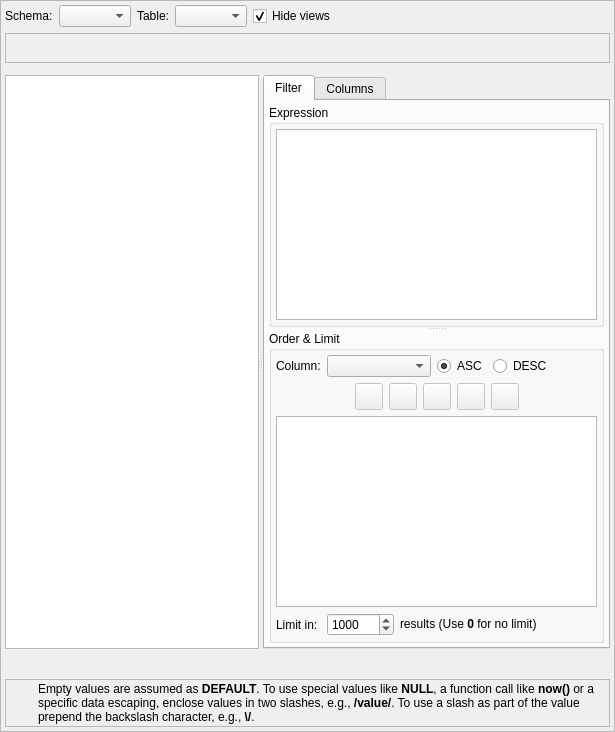
    <widget class="QFrame" name="frame">
     <property name="sizePolicy">
      <sizepolicy hsizetype="Preferred" vsizetype="Expanding">
       <horstretch>0</horstretch>
       <verstretch>0</verstretch>
      </sizepolicy>
     </property>
     <property name="frameShape">
      <enum>QFrame::StyledPanel</enum>
     </property>
     <property name="frameShadow">
      <enum>QFrame::Raised</enum>
     </property>
     <layout class="QGridLayout" name="gridLayout_2">
      <property name="leftMargin">
       <number>4</number>
      </property>
      <property name="topMargin">
       <number>4</number>
      </property>
      <property name="rightMargin">
       <number>4</number>
      </property>
      <property name="bottomMargin">
       <number>4</number>
      </property>
      <item row="2" column="1" colspan="2">
       <layout class="QGridLayout" name="gridLayout">
        <item row="0" column="1" rowspan="2">
         <spacer name="horizontalSpacer">
          <property name="orientation">
           <enum>Qt::Horizontal</enum>
          </property>
          <property name="sizeHint" stdset="0">
           <size>
            <width>40</width>
            <height>20</height>
           </size>
          </property>
         </spacer>
        </item>
        <item row="0" column="0" rowspan="2">
         <layout class="QHBoxLayout" name="horizontalLayout_2">
          <item>
           <widget class="QLabel" name="schema_lbl">
            <property name="sizePolicy">
             <sizepolicy hsizetype="Minimum" vsizetype="Preferred">
              <horstretch>0</horstretch>
              <verstretch>0</verstretch>
             </sizepolicy>
            </property>
            <property name="text">
             <string>Schema:</string>
            </property>
           </widget>
          </item>
          <item>
           <widget class="QComboBox" name="schema_cmb">
            <property name="sizePolicy">
             <sizepolicy hsizetype="Preferred" vsizetype="Fixed">
              <horstretch>0</horstretch>
              <verstretch>0</verstretch>
             </sizepolicy>
            </property>
            <property name="maxVisibleItems">
             <number>20</number>
            </property>
            <property name="insertPolicy">
             <enum>QComboBox::InsertAtBottom</enum>
            </property>
            <property name="sizeAdjustPolicy">
             <enum>QComboBox::AdjustToContents</enum>
            </property>
            <property name="iconSize">
             <size>
              <width>16</width>
              <height>16</height>
             </size>
            </property>
           </widget>
          </item>
          <item>
           <widget class="QLabel" name="table_lbl">
            <property name="sizePolicy">
             <sizepolicy hsizetype="Minimum" vsizetype="Preferred">
              <horstretch>0</horstretch>
              <verstretch>0</verstretch>
             </sizepolicy>
            </property>
            <property name="text">
             <string>Table:</string>
            </property>
           </widget>
          </item>
          <item>
           <widget class="QComboBox" name="table_cmb">
            <property name="sizePolicy">
             <sizepolicy hsizetype="Preferred" vsizetype="Fixed">
              <horstretch>0</horstretch>
              <verstretch>0</verstretch>
             </sizepolicy>
            </property>
            <property name="maxVisibleItems">
             <number>20</number>
            </property>
            <property name="insertPolicy">
             <enum>QComboBox::InsertAtBottom</enum>
            </property>
            <property name="sizeAdjustPolicy">
             <enum>QComboBox::AdjustToContents</enum>
            </property>
            <property name="iconSize">
             <size>
              <width>16</width>
              <height>16</height>
             </size>
            </property>
           </widget>
          </item>
          <item>
           <widget class="QCheckBox" name="hide_views_chk">
            <property name="sizePolicy">
             <sizepolicy hsizetype="Expanding" vsizetype="Fixed">
              <horstretch>0</horstretch>
              <verstretch>0</verstretch>
             </sizepolicy>
            </property>
            <property name="text">
             <string>Hide views</string>
            </property>
            <property name="checked">
             <bool>true</bool>
            </property>
           </widget>
          </item>
         </layout>
        </item>
        <item row="0" column="2" rowspan="2">
         <layout class="QHBoxLayout" name="horizontalLayout_7">
          <property name="spacing">
           <number>0</number>
          </property>
          <item>
           <widget class="QLabel" name="label_5">
            <property name="minimumSize">
             <size>
              <width>20</width>
              <height>20</height>
             </size>
            </property>
            <property name="maximumSize">
             <size>
              <width>22</width>
              <height>22</height>
             </size>
            </property>
            <property name="text">
             <string/>
            </property>
            <property name="pixmap">
             <pixmap resource="../res/resources.qrc">:/icons/icons/database.png</pixmap>
            </property>
            <property name="scaledContents">
             <bool>true</bool>
            </property>
           </widget>
          </item>
          <item>
           <widget class="QLabel" name="db_name_lbl">
            <property name="sizePolicy">
             <sizepolicy hsizetype="Preferred" vsizetype="Preferred">
              <horstretch>0</horstretch>
              <verstretch>0</verstretch>
             </sizepolicy>
            </property>
            <property name="text">
             <string/>
            </property>
            <property name="indent">
             <number>5</number>
            </property>
           </widget>
          </item>
         </layout>
        </item>
       </layout>
      </item>
      <item row="5" column="1" colspan="2">
       <widget class="QSplitter" name="h_splitter">
        <property name="sizePolicy">
         <sizepolicy hsizetype="Expanding" vsizetype="Expanding">
          <horstretch>0</horstretch>
          <verstretch>0</verstretch>
         </sizepolicy>
        </property>
        <property name="orientation">
         <enum>Qt::Horizontal</enum>
        </property>
        <property name="childrenCollapsible">
         <bool>false</bool>
        </property>
        <widget class="QTableWidget" name="results_tbw">
         <property name="enabled">
          <bool>true</bool>
         </property>
         <property name="sizePolicy">
          <sizepolicy hsizetype="Expanding" vsizetype="Preferred">
           <horstretch>0</horstretch>
           <verstretch>0</verstretch>
          </sizepolicy>
         </property>
         <property name="sizeAdjustPolicy">
          <enum>QAbstractScrollArea::AdjustIgnored</enum>
         </property>
         <property name="editTriggers">
          <set>QAbstractItemView::AnyKeyPressed|QAbstractItemView::DoubleClicked</set>
         </property>
         <property name="alternatingRowColors">
          <bool>true</bool>
         </property>
         <property name="selectionMode">
          <enum>QAbstractItemView::ExtendedSelection</enum>
         </property>
         <property name="selectionBehavior">
          <enum>QAbstractItemView::SelectItems</enum>
         </property>
         <property name="verticalScrollMode">
          <enum>QAbstractItemView::ScrollPerItem</enum>
         </property>
         <property name="horizontalScrollMode">
          <enum>QAbstractItemView::ScrollPerPixel</enum>
         </property>
         <property name="sortingEnabled">
          <bool>false</bool>
         </property>
         <property name="rowCount">
          <number>0</number>
         </property>
         <property name="columnCount">
          <number>0</number>
         </property>
         <attribute name="horizontalHeaderCascadingSectionResizes">
          <bool>false</bool>
         </attribute>
         <attribute name="horizontalHeaderMinimumSectionSize">
          <number>30</number>
         </attribute>
         <attribute name="horizontalHeaderHighlightSections">
          <bool>true</bool>
         </attribute>
         <attribute name="horizontalHeaderShowSortIndicator" stdset="0">
          <bool>true</bool>
         </attribute>
         <attribute name="horizontalHeaderStretchLastSection">
          <bool>true</bool>
         </attribute>
         <attribute name="verticalHeaderVisible">
          <bool>false</bool>
         </attribute>
         <attribute name="verticalHeaderCascadingSectionResizes">
          <bool>false</bool>
         </attribute>
         <attribute name="verticalHeaderMinimumSectionSize">
          <number>34</number>
         </attribute>
         <attribute name="verticalHeaderDefaultSectionSize">
          <number>34</number>
         </attribute>
         <attribute name="verticalHeaderShowSortIndicator" stdset="0">
          <bool>false</bool>
         </attribute>
        </widget>
        <widget class="QTabWidget" name="filter_tbw">
         <property name="currentIndex">
          <number>0</number>
         </property>
         <widget class="QWidget" name="tab">
          <attribute name="title">
           <string>Filter</string>
          </attribute>
          <layout class="QGridLayout" name="gridLayout_6">
           <property name="leftMargin">
            <number>4</number>
           </property>
           <property name="topMargin">
            <number>4</number>
           </property>
           <property name="rightMargin">
            <number>4</number>
           </property>
           <property name="bottomMargin">
            <number>4</number>
           </property>
           <item row="0" column="0">
            <widget class="QSplitter" name="v_splitter">
             <property name="orientation">
              <enum>Qt::Vertical</enum>
             </property>
             <property name="childrenCollapsible">
              <bool>false</bool>
             </property>
             <widget class="QGroupBox" name="filter_grp">
              <property name="title">
               <string>Expression</string>
              </property>
              <layout class="QGridLayout" name="gridLayout_11">
               <property name="leftMargin">
                <number>4</number>
               </property>
               <property name="topMargin">
                <number>4</number>
               </property>
               <property name="rightMargin">
                <number>4</number>
               </property>
               <property name="bottomMargin">
                <number>4</number>
               </property>
               <item row="0" column="0">
                <widget class="QPlainTextEdit" name="filter_txt">
                 <property name="sizePolicy">
                  <sizepolicy hsizetype="Expanding" vsizetype="Expanding">
                   <horstretch>0</horstretch>
                   <verstretch>0</verstretch>
                  </sizepolicy>
                 </property>
                 <property name="minimumSize">
                  <size>
                   <width>0</width>
                   <height>0</height>
                  </size>
                 </property>
                </widget>
               </item>
              </layout>
             </widget>
             <widget class="QGroupBox" name="order_by_grp">
              <property name="title">
               <string>Order &amp;&amp; Limit</string>
              </property>
              <layout class="QGridLayout" name="gridLayout_7">
               <property name="leftMargin">
                <number>4</number>
               </property>
               <property name="topMargin">
                <number>4</number>
               </property>
               <property name="rightMargin">
                <number>4</number>
               </property>
               <property name="bottomMargin">
                <number>4</number>
               </property>
               <item row="0" column="0">
                <widget class="QLabel" name="column_lbl">
                 <property name="sizePolicy">
                  <sizepolicy hsizetype="Fixed" vsizetype="Preferred">
                   <horstretch>0</horstretch>
                   <verstretch>0</verstretch>
                  </sizepolicy>
                 </property>
                 <property name="text">
                  <string>Column:</string>
                 </property>
                </widget>
               </item>
               <item row="2" column="0" colspan="4">
                <widget class="QListWidget" name="ord_columns_lst">
                 <property name="sizePolicy">
                  <sizepolicy hsizetype="Expanding" vsizetype="Expanding">
                   <horstretch>0</horstretch>
                   <verstretch>0</verstretch>
                  </sizepolicy>
                 </property>
                </widget>
               </item>
               <item row="3" column="0">
                <widget class="QLabel" name="limit_in_lbl">
                 <property name="text">
                  <string>Limit in:</string>
                 </property>
                </widget>
               </item>
               <item row="3" column="3">
                <widget class="QLabel" name="results_lbl">
                 <property name="sizePolicy">
                  <sizepolicy hsizetype="Expanding" vsizetype="Preferred">
                   <horstretch>0</horstretch>
                   <verstretch>0</verstretch>
                  </sizepolicy>
                 </property>
                 <property name="text">
                  <string>results (Use &lt;strong&gt;0&lt;/strong&gt; for no limit)</string>
                 </property>
                </widget>
               </item>
               <item row="1" column="0" colspan="4">
                <layout class="QHBoxLayout" name="horizontalLayout_6">
                 <item>
                  <spacer name="horizontalSpacer_8">
                   <property name="orientation">
                    <enum>Qt::Horizontal</enum>
                   </property>
                   <property name="sizeHint" stdset="0">
                    <size>
                     <width>40</width>
                     <height>20</height>
                    </size>
                   </property>
                  </spacer>
                 </item>
                 <item>
                  <widget class="QToolButton" name="add_ord_col_tb">
                   <property name="enabled">
                    <bool>false</bool>
                   </property>
                   <property name="sizePolicy">
                    <sizepolicy hsizetype="Fixed" vsizetype="Preferred">
                     <horstretch>0</horstretch>
                     <verstretch>0</verstretch>
                    </sizepolicy>
                   </property>
                   <property name="minimumSize">
                    <size>
                     <width>0</width>
                     <height>0</height>
                    </size>
                   </property>
                   <property name="toolTip">
                    <string>Add Item</string>
                   </property>
                   <property name="text">
                    <string/>
                   </property>
                   <property name="icon">
                    <iconset resource="../res/resources.qrc">
                     <normaloff>:/icons/icons/add.png</normaloff>:/icons/icons/add.png</iconset>
                   </property>
                   <property name="iconSize">
                    <size>
                     <width>20</width>
                     <height>20</height>
                    </size>
                   </property>
                  </widget>
                 </item>
                 <item>
                  <widget class="QToolButton" name="rem_ord_col_tb">
                   <property name="enabled">
                    <bool>false</bool>
                   </property>
                   <property name="sizePolicy">
                    <sizepolicy hsizetype="Fixed" vsizetype="Preferred">
                     <horstretch>0</horstretch>
                     <verstretch>0</verstretch>
                    </sizepolicy>
                   </property>
                   <property name="minimumSize">
                    <size>
                     <width>0</width>
                     <height>0</height>
                    </size>
                   </property>
                   <property name="toolTip">
                    <string>Remove Item</string>
                   </property>
                   <property name="text">
                    <string/>
                   </property>
                   <property name="icon">
                    <iconset resource="../res/resources.qrc">
                     <normaloff>:/icons/icons/remove.png</normaloff>:/icons/icons/remove.png</iconset>
                   </property>
                   <property name="iconSize">
                    <size>
                     <width>20</width>
                     <height>20</height>
                    </size>
                   </property>
                  </widget>
                 </item>
                 <item>
                  <widget class="QToolButton" name="clear_ord_cols_tb">
                   <property name="enabled">
                    <bool>false</bool>
                   </property>
                   <property name="sizePolicy">
                    <sizepolicy hsizetype="Fixed" vsizetype="Fixed">
                     <horstretch>0</horstretch>
                     <verstretch>0</verstretch>
                    </sizepolicy>
                   </property>
                   <property name="minimumSize">
                    <size>
                     <width>0</width>
                     <height>0</height>
                    </size>
                   </property>
                   <property name="toolTip">
                    <string>Clear the order by columns list</string>
                   </property>
                   <property name="text">
                    <string/>
                   </property>
                   <property name="icon">
                    <iconset resource="../res/resources.qrc">
                     <normaloff>:/icons/icons/cleartext.png</normaloff>:/icons/icons/cleartext.png</iconset>
                   </property>
                   <property name="iconSize">
                    <size>
                     <width>20</width>
                     <height>20</height>
                    </size>
                   </property>
                  </widget>
                 </item>
                 <item>
                  <widget class="QToolButton" name="move_up_tb">
                   <property name="enabled">
                    <bool>false</bool>
                   </property>
                   <property name="sizePolicy">
                    <sizepolicy hsizetype="Fixed" vsizetype="Preferred">
                     <horstretch>0</horstretch>
                     <verstretch>0</verstretch>
                    </sizepolicy>
                   </property>
                   <property name="minimumSize">
                    <size>
                     <width>0</width>
                     <height>0</height>
                    </size>
                   </property>
                   <property name="toolTip">
                    <string>Move selected item up</string>
                   </property>
                   <property name="text">
                    <string/>
                   </property>
                   <property name="icon">
                    <iconset resource="../res/resources.qrc">
                     <normaloff>:/icons/icons/moveup.png</normaloff>:/icons/icons/moveup.png</iconset>
                   </property>
                   <property name="iconSize">
                    <size>
                     <width>20</width>
                     <height>20</height>
                    </size>
                   </property>
                  </widget>
                 </item>
                 <item>
                  <widget class="QToolButton" name="move_down_tb">
                   <property name="enabled">
                    <bool>false</bool>
                   </property>
                   <property name="sizePolicy">
                    <sizepolicy hsizetype="Fixed" vsizetype="Preferred">
                     <horstretch>0</horstretch>
                     <verstretch>0</verstretch>
                    </sizepolicy>
                   </property>
                   <property name="minimumSize">
                    <size>
                     <width>0</width>
                     <height>0</height>
                    </size>
                   </property>
                   <property name="toolTip">
                    <string>Move selected item down</string>
                   </property>
                   <property name="text">
                    <string/>
                   </property>
                   <property name="icon">
                    <iconset resource="../res/resources.qrc">
                     <normaloff>:/icons/icons/movedown.png</normaloff>:/icons/icons/movedown.png</iconset>
                   </property>
                   <property name="iconSize">
                    <size>
                     <width>20</width>
                     <height>20</height>
                    </size>
                   </property>
                  </widget>
                 </item>
                 <item>
                  <spacer name="horizontalSpacer_9">
                   <property name="orientation">
                    <enum>Qt::Horizontal</enum>
                   </property>
                   <property name="sizeHint" stdset="0">
                    <size>
                     <width>40</width>
                     <height>20</height>
                    </size>
                   </property>
                  </spacer>
                 </item>
                </layout>
               </item>
               <item row="0" column="1" colspan="3">
                <layout class="QHBoxLayout" name="horizontalLayout_8">
                 <item>
                  <widget class="QComboBox" name="ord_column_cmb">
                   <property name="sizePolicy">
                    <sizepolicy hsizetype="Expanding" vsizetype="Fixed">
                     <horstretch>0</horstretch>
                     <verstretch>0</verstretch>
                    </sizepolicy>
                   </property>
                   <property name="insertPolicy">
                    <enum>QComboBox::InsertAlphabetically</enum>
                   </property>
                  </widget>
                 </item>
                 <item>
                  <widget class="QRadioButton" name="asc_rb">
                   <property name="sizePolicy">
                    <sizepolicy hsizetype="Preferred" vsizetype="Fixed">
                     <horstretch>0</horstretch>
                     <verstretch>0</verstretch>
                    </sizepolicy>
                   </property>
                   <property name="text">
                    <string>ASC</string>
                   </property>
                   <property name="checked">
                    <bool>true</bool>
                   </property>
                  </widget>
                 </item>
                 <item>
                  <widget class="QRadioButton" name="desc_rb">
                   <property name="sizePolicy">
                    <sizepolicy hsizetype="Expanding" vsizetype="Fixed">
                     <horstretch>0</horstretch>
                     <verstretch>0</verstretch>
                    </sizepolicy>
                   </property>
                   <property name="text">
                    <string>DESC</string>
                   </property>
                  </widget>
                 </item>
                </layout>
               </item>
               <item row="3" column="1" colspan="2">
                <widget class="QSpinBox" name="limit_spb">
                 <property name="sizePolicy">
                  <sizepolicy hsizetype="Expanding" vsizetype="Fixed">
                   <horstretch>0</horstretch>
                   <verstretch>0</verstretch>
                  </sizepolicy>
                 </property>
                 <property name="minimum">
                  <number>0</number>
                 </property>
                 <property name="maximum">
                  <number>1000000</number>
                 </property>
                 <property name="singleStep">
                  <number>50</number>
                 </property>
                 <property name="value">
                  <number>1000</number>
                 </property>
                </widget>
               </item>
              </layout>
             </widget>
            </widget>
           </item>
          </layout>
         </widget>
         <widget class="QWidget" name="tab_2">
          <attribute name="title">
           <string>Columns</string>
          </attribute>
          <layout class="QGridLayout" name="gridLayout_8">
           <property name="leftMargin">
            <number>4</number>
           </property>
           <property name="topMargin">
            <number>4</number>
           </property>
           <property name="rightMargin">
            <number>4</number>
           </property>
           <property name="bottomMargin">
            <number>4</number>
           </property>
           <item row="0" column="0">
            <widget class="QListWidget" name="columns_lst"/>
           </item>
           <item row="1" column="0">
            <layout class="QHBoxLayout" name="horizontalLayout_3">
             <item>
              <spacer name="horizontalSpacer_3">
               <property name="orientation">
                <enum>Qt::Horizontal</enum>
               </property>
               <property name="sizeHint" stdset="0">
                <size>
                 <width>58</width>
                 <height>20</height>
                </size>
               </property>
              </spacer>
             </item>
             <item>
              <widget class="QToolButton" name="select_all_tb">
               <property name="sizePolicy">
                <sizepolicy hsizetype="Preferred" vsizetype="Preferred">
                 <horstretch>0</horstretch>
                 <verstretch>0</verstretch>
                </sizepolicy>
               </property>
               <property name="text">
                <string>Select all</string>
               </property>
              </widget>
             </item>
             <item>
              <widget class="QToolButton" name="clear_all_tb">
               <property name="sizePolicy">
                <sizepolicy hsizetype="Preferred" vsizetype="Preferred">
                 <horstretch>0</horstretch>
                 <verstretch>0</verstretch>
                </sizepolicy>
               </property>
               <property name="text">
                <string>Clear all</string>
               </property>
              </widget>
             </item>
             <item>
              <spacer name="horizontalSpacer_2">
               <property name="orientation">
                <enum>Qt::Horizontal</enum>
               </property>
               <property name="sizeHint" stdset="0">
                <size>
                 <width>58</width>
                 <height>20</height>
                </size>
               </property>
              </spacer>
             </item>
            </layout>
           </item>
          </layout>
         </widget>
        </widget>
       </widget>
      </item>
      <item row="7" column="1" colspan="2">
       <widget class="QFrame" name="hint_frm">
        <property name="sizePolicy">
         <sizepolicy hsizetype="Preferred" vsizetype="Fixed">
          <horstretch>0</horstretch>
          <verstretch>0</verstretch>
         </sizepolicy>
        </property>
        <property name="minimumSize">
         <size>
          <width>0</width>
          <height>30</height>
         </size>
        </property>
        <property name="frameShape">
         <enum>QFrame::StyledPanel</enum>
        </property>
        <property name="frameShadow">
         <enum>QFrame::Raised</enum>
        </property>
        <layout class="QGridLayout" name="gridLayout_5">
         <property name="leftMargin">
          <number>2</number>
         </property>
         <property name="topMargin">
          <number>2</number>
         </property>
         <property name="rightMargin">
          <number>2</number>
         </property>
         <property name="bottomMargin">
          <number>2</number>
         </property>
         <item row="0" column="0">
          <widget class="QLabel" name="label_6">
           <property name="minimumSize">
            <size>
             <width>24</width>
             <height>24</height>
            </size>
           </property>
           <property name="maximumSize">
            <size>
             <width>24</width>
             <height>24</height>
            </size>
           </property>
           <property name="text">
            <string/>
           </property>
           <property name="textFormat">
            <enum>Qt::AutoText</enum>
           </property>
           <property name="pixmap">
            <pixmap resource="../res/resources.qrc">:/icons/icons/info.png</pixmap>
           </property>
           <property name="scaledContents">
            <bool>true</bool>
           </property>
          </widget>
         </item>
         <item row="0" column="1">
          <widget class="QLabel" name="hint_lbl">
           <property name="sizePolicy">
            <sizepolicy hsizetype="Preferred" vsizetype="Preferred">
             <horstretch>0</horstretch>
             <verstretch>0</verstretch>
            </sizepolicy>
           </property>
           <property name="font">
            <font>
             <weight>50</weight>
             <bold>false</bold>
             <underline>false</underline>
             <strikeout>false</strikeout>
             <kerning>true</kerning>
            </font>
           </property>
           <property name="text">
            <string>Empty values are assumed as &lt;strong&gt;DEFAULT&lt;/strong&gt;. To use special values like &lt;strong&gt;NULL&lt;/strong&gt;, a function call like &lt;strong&gt;now()&lt;/strong&gt; or a specific data escaping, enclose values in two slashes, e.g., &lt;strong&gt;/value/&lt;/strong&gt;. To use a slash as part of the value prepend the backslash character, e.g., &lt;strong&gt;\/&lt;/strong&gt;.</string>
           </property>
           <property name="textFormat">
            <enum>Qt::AutoText</enum>
           </property>
           <property name="wordWrap">
            <bool>true</bool>
           </property>
          </widget>
         </item>
        </layout>
       </widget>
      </item>
      <item row="6" column="1" colspan="2">
       <widget class="QWidget" name="result_info_wgt" native="true">
        <property name="minimumSize">
         <size>
          <width>0</width>
          <height>0</height>
         </size>
        </property>
        <layout class="QHBoxLayout" name="horizontalLayout_5">
         <property name="leftMargin">
          <number>2</number>
         </property>
         <property name="topMargin">
          <number>2</number>
         </property>
         <property name="rightMargin">
          <number>2</number>
         </property>
         <property name="bottomMargin">
          <number>2</number>
         </property>
         <item>
          <widget class="QLabel" name="result_info_lbl">
           <property name="sizePolicy">
            <sizepolicy hsizetype="Preferred" vsizetype="Preferred">
             <horstretch>0</horstretch>
             <verstretch>0</verstretch>
            </sizepolicy>
           </property>
           <property name="font">
            <font>
             <italic>false</italic>
            </font>
           </property>
           <property name="text">
            <string/>
           </property>
           <property name="indent">
            <number>-1</number>
           </property>
          </widget>
         </item>
        </layout>
       </widget>
      </item>
      <item row="4" column="1" colspan="2">
       <widget class="QWidget" name="csv_load_parent" native="true">
        <property name="minimumSize">
         <size>
          <width>0</width>
          <height>0</height>
         </size>
        </property>
       </widget>
      </item>
      <item row="3" column="1" colspan="2">
       <widget class="QFrame" name="warning_frm">
        <property name="sizePolicy">
         <sizepolicy hsizetype="Preferred" vsizetype="Fixed">
          <horstretch>0</horstretch>
          <verstretch>0</verstretch>
         </sizepolicy>
        </property>
        <property name="minimumSize">
         <size>
          <width>0</width>
          <height>30</height>
         </size>
        </property>
        <property name="frameShape">
         <enum>QFrame::StyledPanel</enum>
        </property>
        <property name="frameShadow">
         <enum>QFrame::Raised</enum>
        </property>
        <layout class="QGridLayout" name="gridLayout_4">
         <property name="leftMargin">
          <number>2</number>
         </property>
         <property name="topMargin">
          <number>2</number>
         </property>
         <property name="rightMargin">
          <number>2</number>
         </property>
         <property name="bottomMargin">
          <number>2</number>
         </property>
         <item row="0" column="1">
          <widget class="QLabel" name="warning_lbl">
           <property name="font">
            <font>
             <weight>50</weight>
             <italic>false</italic>
             <bold>false</bold>
             <underline>false</underline>
             <strikeout>false</strikeout>
             <kerning>true</kerning>
            </font>
           </property>
           <property name="text">
            <string/>
           </property>
           <property name="wordWrap">
            <bool>true</bool>
           </property>
          </widget>
         </item>
         <item row="0" column="0">
          <widget class="QLabel" name="label_2">
           <property name="minimumSize">
            <size>
             <width>24</width>
             <height>24</height>
            </size>
           </property>
           <property name="maximumSize">
            <size>
             <width>24</width>
             <height>24</height>
            </size>
           </property>
           <property name="text">
            <string/>
           </property>
           <property name="textFormat">
            <enum>Qt::AutoText</enum>
           </property>
           <property name="pixmap">
            <pixmap resource="../res/resources.qrc">:/icons/icons/alert.png</pixmap>
           </property>
           <property name="scaledContents">
            <bool>true</bool>
           </property>
          </widget>
         </item>
        </layout>
       </widget>
      </item>
     </layout>
    </widget>
